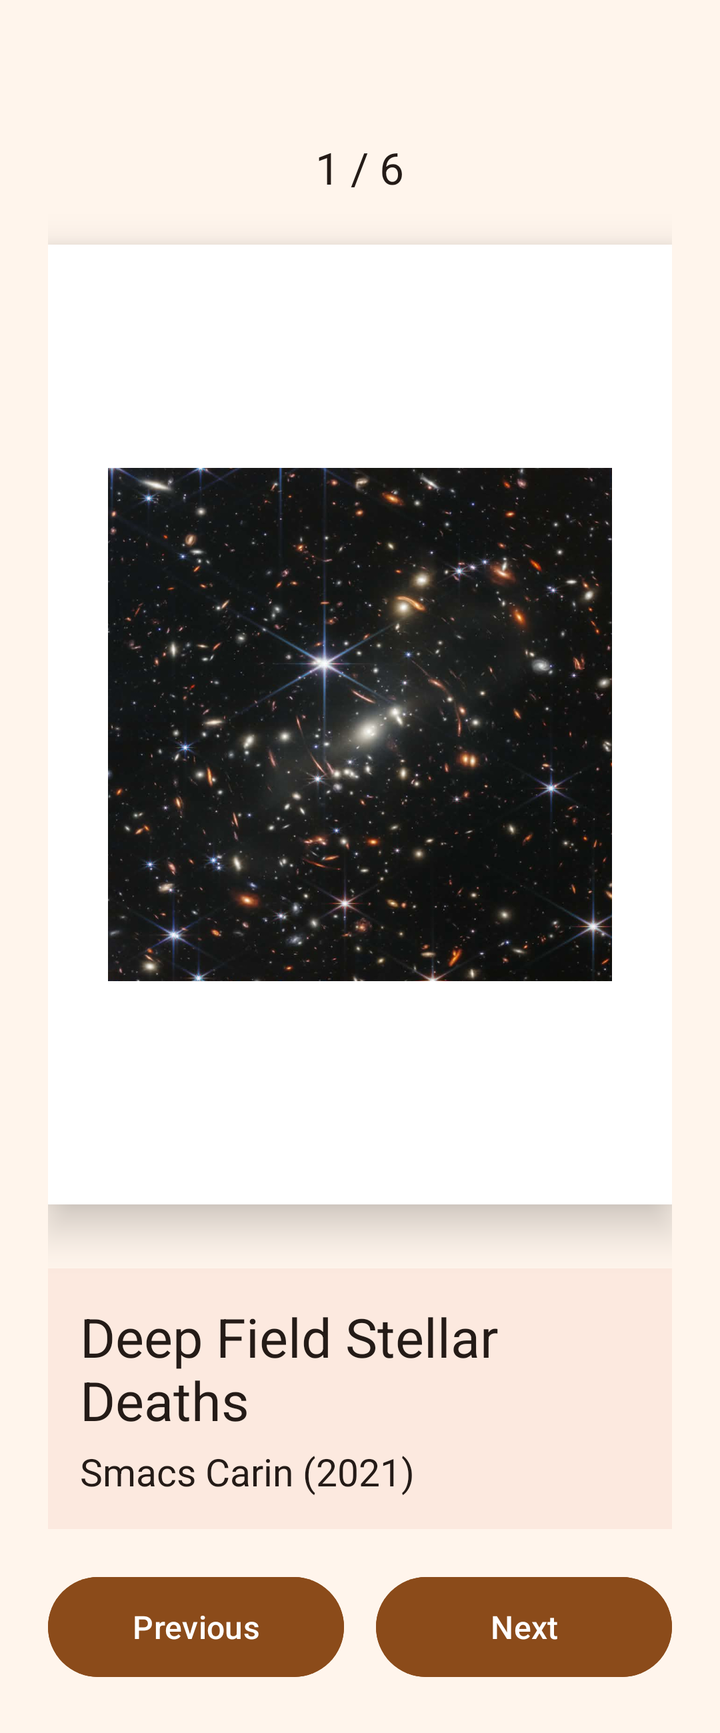
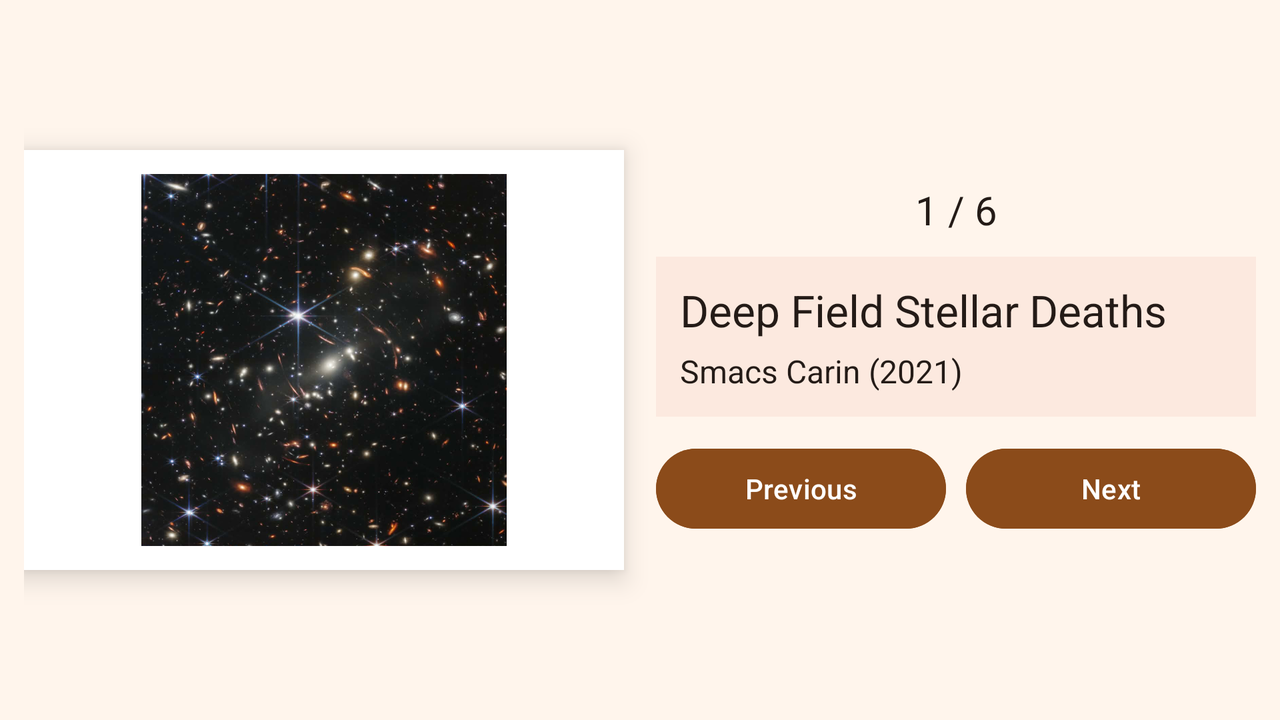

One screen, two layout resources from the same app: the default and the repository's alternative for another configuration. Each is rendered where Android would select it; the XML of both is given below.
<!-- AndroidManifest.xml: application theme Theme.NourALHaloul_2320235327_ArtSpace -->
<!-- res/layout/activity_main.xml -->
<?xml version="1.0" encoding="utf-8"?>
<ScrollView xmlns:android="http://schemas.android.com/apk/res/android"
    android:id="@+id/main"
    android:layout_width="match_parent"
    android:layout_height="match_parent"
    android:background="#FFF5EC"
    android:fillViewport="true">

    <LinearLayout
        android:layout_width="match_parent"
        android:layout_height="wrap_content"
        android:gravity="center_horizontal"
        android:orientation="vertical"
        android:padding="24dp">

        <TextView
            android:id="@+id/textCounter"
            android:layout_width="wrap_content"
            android:layout_height="wrap_content"
            android:layout_marginTop="45dp"
            android:layout_marginBottom="24dp"
            android:text="1 / 6"
            android:textColor="#241B17"
            android:textSize="22sp" />

        <LinearLayout
            android:layout_width="match_parent"
            android:layout_height="wrap_content"
            android:background="#FFFFFF"
            android:elevation="12dp"
            android:gravity="center"
            android:padding="30dp">

            <ImageView
                android:id="@+id/imageArtwork"
                android:layout_width="match_parent"
                android:layout_height="420dp"
                android:contentDescription="Selected artwork"
                android:scaleType="fitCenter"
                android:src="@drawable/art1" />

        </LinearLayout>

        <LinearLayout
            android:layout_width="match_parent"
            android:layout_height="wrap_content"
            android:layout_marginTop="32dp"
            android:background="#FCE9DF"
            android:orientation="vertical"
            android:padding="16dp">

            <TextView
                android:id="@+id/textTitle"
                android:layout_width="match_parent"
                android:layout_height="wrap_content"
                android:text="Deep Field Stellar Deaths"
                android:textColor="#241B17"
                android:textSize="27sp" />

            <TextView
                android:id="@+id/textArtist"
                android:layout_width="match_parent"
                android:layout_height="wrap_content"
                android:layout_marginTop="5dp"
                android:text="Smacs Carin (2021)"
                android:textColor="#241B17"
                android:textSize="19sp" />

        </LinearLayout>

        <LinearLayout
            android:layout_width="match_parent"
            android:layout_height="wrap_content"
            android:layout_marginTop="20dp"
            android:orientation="horizontal">

            <Button
                android:id="@+id/buttonPrevious"
                android:layout_width="0dp"
                android:layout_height="58dp"
                android:layout_marginEnd="8dp"
                android:layout_weight="1"
                android:backgroundTint="@color/art_button_tint"
                android:text="Previous"
                android:textAllCaps="false"
                android:textColor="@color/art_button_text"
                android:textSize="16sp" />

            <Button
                android:id="@+id/buttonNext"
                android:layout_width="0dp"
                android:layout_height="58dp"
                android:layout_marginStart="8dp"
                android:layout_weight="1"
                android:backgroundTint="@color/art_button_tint"
                android:text="Next"
                android:textAllCaps="false"
                android:textColor="@color/art_button_text"
                android:textSize="16sp" />

        </LinearLayout>

    </LinearLayout>

</ScrollView>
<!-- resources referenced by this layout -->
<resources>
  <color name="art_button_text">#FFFFFF</color>
  <color name="art_button_tint">#8B4B1A</color>
  <!-- drawable art1: jpg bitmap (drawable, 59752 bytes) -->
  <style name="Theme.NourALHaloul_2320235327_ArtSpace" parent="Base.Theme.NourALHaloul_2320235327_ArtSpace" />
  <style name="Base.Theme.NourALHaloul_2320235327_ArtSpace" parent="Theme.Material3.DayNight.NoActionBar">
          
          
      </style>
</resources>
<!-- res/layout-land/activity_main.xml (the repository's variant of the layout above) -->
<!-- drawn on the phone turned sideways -->
<?xml version="1.0" encoding="utf-8"?>
<ScrollView xmlns:android="http://schemas.android.com/apk/res/android"
    android:layout_width="match_parent"
    android:layout_height="match_parent"
    android:background="#FFF5EC"
    android:fillViewport="true">

    <LinearLayout
        android:layout_width="match_parent"
        android:layout_height="wrap_content"
        android:orientation="horizontal"
        android:gravity="center_vertical"
        android:padding="12dp">

        
        <LinearLayout
            android:layout_width="0dp"
            android:layout_height="210dp"
            android:layout_weight="1"
            android:background="#FFFFFF"
            android:elevation="8dp"
            android:gravity="center"
            android:padding="12dp">

            <ImageView
                android:id="@+id/imageArtwork"
                android:layout_width="match_parent"
                android:layout_height="match_parent"
                android:src="@drawable/art1"
                android:scaleType="fitCenter"
                android:contentDescription="Selected artwork" />

        </LinearLayout>

        
        <LinearLayout
            android:layout_width="0dp"
            android:layout_height="wrap_content"
            android:layout_weight="1"
            android:layout_marginStart="16dp"
            android:orientation="vertical">

            <TextView
                android:id="@+id/textCounter"
                android:layout_width="match_parent"
                android:layout_height="wrap_content"
                android:text="1 / 6"
                android:textSize="20sp"
                android:textColor="#241B17"
                android:gravity="center"
                android:layout_marginBottom="10dp" />

            <LinearLayout
                android:layout_width="match_parent"
                android:layout_height="wrap_content"
                android:orientation="vertical"
                android:background="#FCE9DF"
                android:padding="12dp">

                <TextView
                    android:id="@+id/textTitle"
                    android:layout_width="match_parent"
                    android:layout_height="wrap_content"
                    android:text="Deep Field Stellar Deaths"
                    android:textColor="#241B17"
                    android:textSize="22sp" />

                <TextView
                    android:id="@+id/textArtist"
                    android:layout_width="match_parent"
                    android:layout_height="wrap_content"
                    android:layout_marginTop="5dp"
                    android:text="Smacs Carin (2021)"
                    android:textColor="#241B17"
                    android:textSize="16sp" />

            </LinearLayout>

            
            <LinearLayout
                android:layout_width="match_parent"
                android:layout_height="wrap_content"
                android:layout_marginTop="12dp"
                android:orientation="horizontal">

                <Button
                    android:id="@+id/buttonPrevious"
                    android:layout_width="0dp"
                    android:layout_height="48dp"
                    android:layout_weight="1"
                    android:layout_marginEnd="5dp"
                    android:text="Previous"
                    android:textAllCaps="false"
                    android:textSize="14sp"
                    android:textColor="@color/art_button_text"
                    android:backgroundTint="@color/art_button_tint" />

                <Button
                    android:id="@+id/buttonNext"
                    android:layout_width="0dp"
                    android:layout_height="48dp"
                    android:layout_weight="1"
                    android:layout_marginStart="5dp"
                    android:text="Next"
                    android:textAllCaps="false"
                    android:textSize="14sp"
                    android:textColor="@color/art_button_text"
                    android:backgroundTint="@color/art_button_tint" />

            </LinearLayout>

        </LinearLayout>

    </LinearLayout>

</ScrollView>
